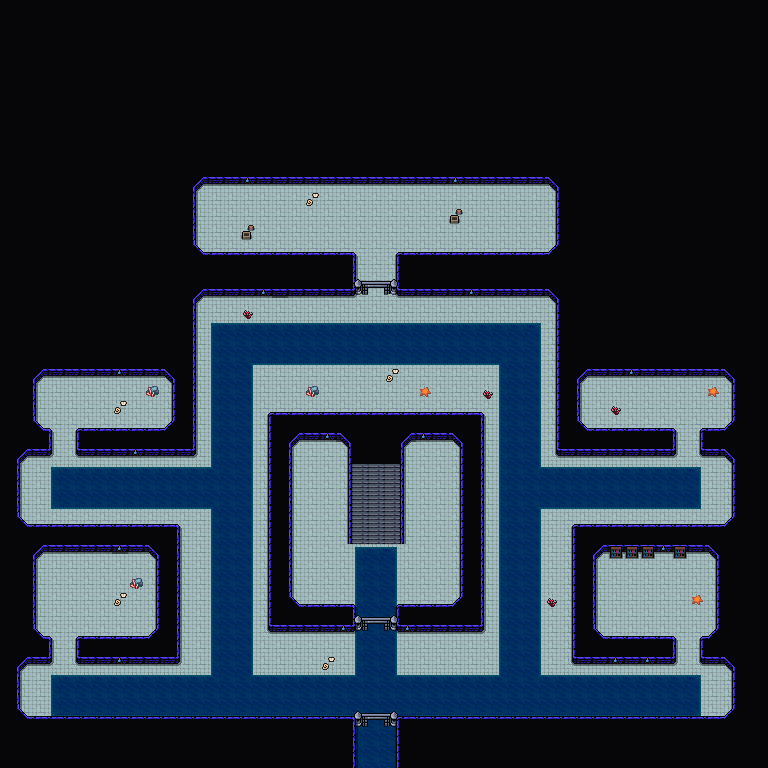

A level layout from a 2D game, rendered from its tile map. Below: a short description, then the map file with tile-grid data replaced by summaries:
An orthogonal 48x48 tile map with 16x16 px tiles, 5 tile layers (Background, Floor, Ground, Foreground, ...), 5 tilesets and 23 objects.

<map version="1.10" tiledversion="1.11.2" orientation="orthogonal" renderorder="right-down" width="48" height="48" tilewidth="16" tileheight="16" infinite="0" nextlayerid="8" nextobjectid="90">
 <editorsettings>
  <export target="wastetown..tmx" format="tmx" />
 </editorsettings>
 <properties>
  <property name="dungeonEffect">{"startBattleWithCardInCommandZone": [ "Lorthos' Presence" ]
}</property>
  <property name="respawnEnemies" type="bool" value="true" />
 </properties>
 <tileset firstgid="1" source="../../../tileset/main.tsx" />
 <tileset firstgid="10113" source="../../../tileset/buildings.tsx" />
 <tileset firstgid="11905" source="../../../../../Innistrad/maps/tileset/inn_dungeon_floor.tsx" />
 <tileset firstgid="12530" source="../../../../../Innistrad/maps/tileset/Inn_Dungeon.tsx" />
 <tileset firstgid="17010" source="../../../tileset/dungeon/dungeon_bis.tsx" />
 <layer id="1" name="Background" width="48" height="48">
  <data>[2304 cells, 2304 non-empty, 6 distinct tile ids]</data>
 </layer>
 <layer id="6" name="Floor" width="48" height="48">
  <data>[2304 cells, 396 non-empty, 15 distinct tile ids]</data>
 </layer>
 <layer id="2" name="Ground" width="48" height="48">
  <data>[2304 cells, 25 non-empty, 7 distinct tile ids]</data>
 </layer>
 <layer id="3" name="Foreground" width="48" height="48">
  <properties>
   <property name="spriteLayer" type="bool" value="true" />
  </properties>
  <data>[2304 cells, 1683 non-empty, 21 distinct tile ids]</data>
 </layer>
 <layer id="7" name="AboveSprites" width="48" height="48">
  <data>[2304 cells, 13 non-empty, 4 distinct tile ids]</data>
 </layer>
 <objectgroup id="4" name="Objects">
  <!-- 23 objects omitted --></objectgroup>
</map>
<!-- 23 of 23 objects omitted -->
